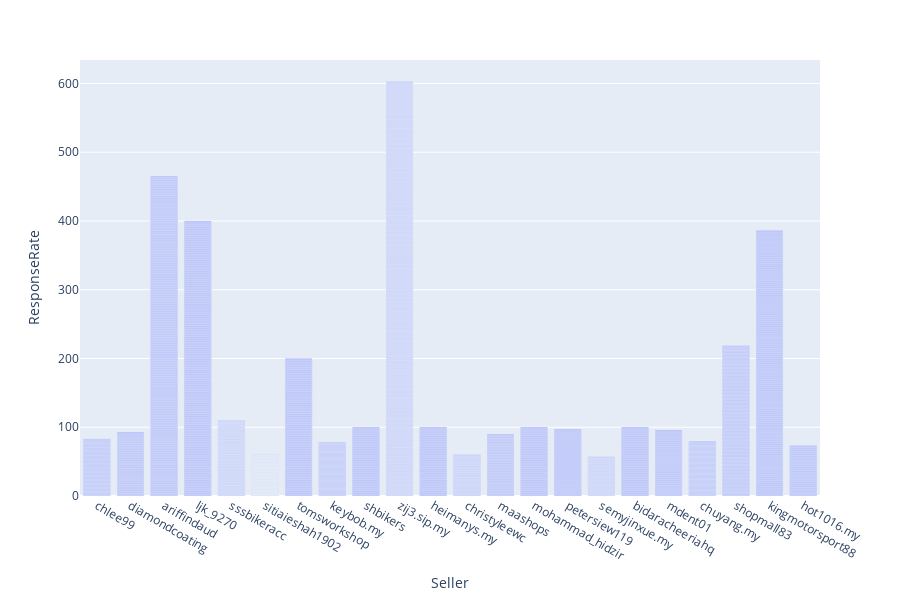

The notebook cell this image was saved under:
### Code cell
fig = px.bar(df, x="Seller", y="ResponseRate")
fig.show()

### Figure 1 — Plotly figure (JSON) as saved in the notebook; plotly's stock layout.template omitted (floating-point values rounded to 4 significant figures; data arrays with more than 128 entries replaced by an {"elided": "..."} marker saying what was removed)
{"data": [{"alignmentgroup": "True", "hoverlabel": {"namelength": 0}, "hovertemplate": "Seller=%{x}<br>ResponseRate=%{y}", "legendgroup": "", "marker": {"color": "#636efa"}, "name": "", "offsetgroup": "", "orientation": "v", "showlegend": false, "textposition": "auto", "type": "bar", "x": {"elided": "4785 str values"}, "xaxis": "x", "y": {"elided": "4785 float values"}, "yaxis": "y"}], "layout": {"barmode": "relative", "height": 600, "legend": {"tracegroupgap": 0}, "margin": {"t": 60}, "xaxis": {"anchor": "y", "domain": [0, 1], "title": {"text": "Seller"}}, "yaxis": {"anchor": "x", "domain": [0, 1], "title": {"text": "ResponseRate"}}}}
